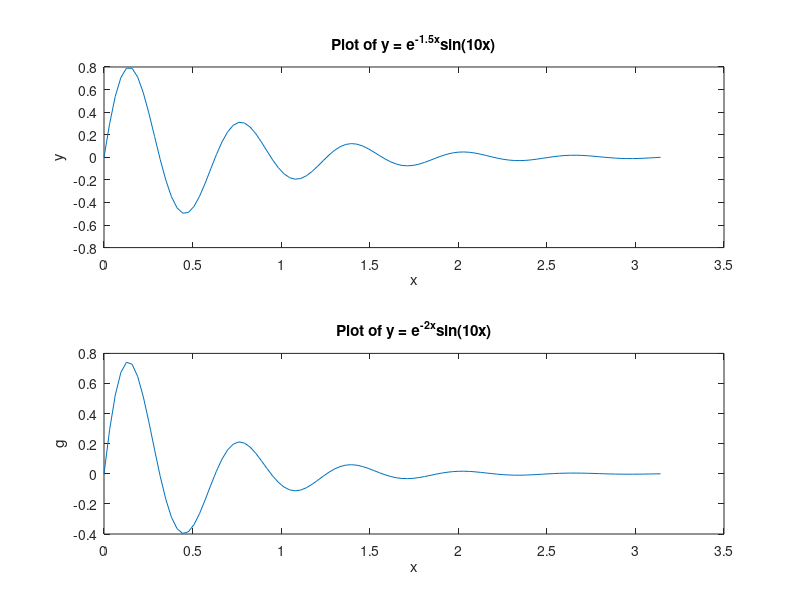

The MATLAB source for this figure:
%4.To generate two plots for y = e^−1.5xsin(10x) and y = e^−2xsin(10x) on the same graph using Subplot command.

x = linspace(0,1*pi,100);

y = exp(-1.5*x).*sin(10*x);
g = exp(-2*x).*sin(10*x);

figure;

subplot(2,1,1);
plot(x,y);
xlabel('x');
ylabel('y');
title('Plot of y = e^{-1.5x}sin(10x)');


subplot(2,1,2);
plot(x,g);
xlabel('x');
ylabel('g');
title('Plot of y = e^{-2x}sin(10x)');
